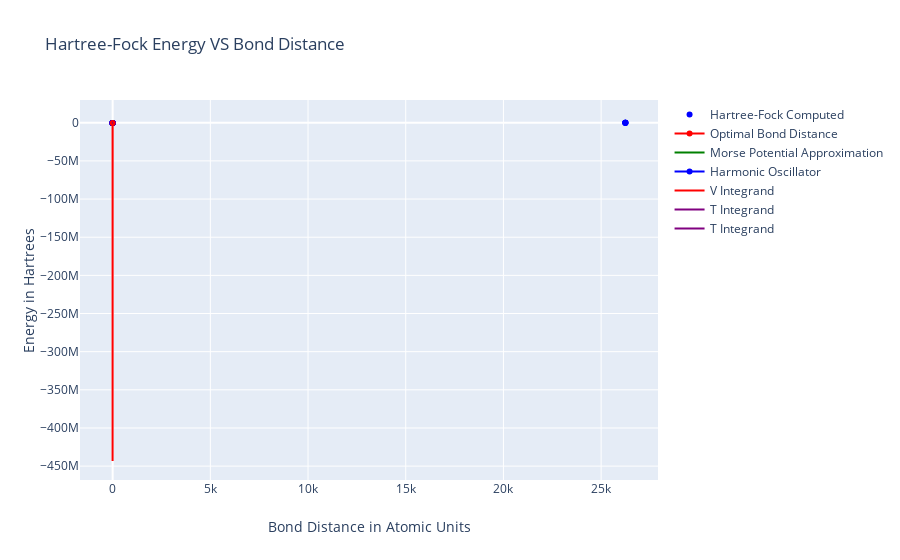

This figure's notebook cell:
### Code cell
#prepare data for use with graphing
dx = .1
steps = 15/dx

data = [x*dx for x in range(int(steps))]

figure = { 
    "data": [
        
        #create the Hartree-Fock generated Potential Energy Surface
        {
            "type":"scatter",
            "x":R,
            "y":E,
            "connectgaps":False,
            "mode":"markers", 
            "name":"Hartree-Fock Computed",
            "marker":{"color":"blue"}
        },
    
        #Highlight the minimum energy point in red
        {
            "type":"scatter",
            "x":[optimalR],
            "y":[minE],
            "name":"Optimal Bond Distance",
            "marker":{"color":"red"}
        },
        
        #Create and plot the Morse Potential fit
        {
            "type":"scatter",
            "x":data,
            "y": [morsePotential(r, popt[0], popt[1], popt[2], popt[3]) for r in data] ,
            "connectgaps":False,
            "name":"Morse Potential Approximation",
            "marker":{"color":"green"}
        },
        
        {
            "type":"scatter",
            "x":[popt[1]] * len(EHO),
            "y":EHO,
            "connectgaps":False,
            "name":"Harmonic Oscillator",
            "marker":{"color":"blue"}
        },
        
        {
            "type":"scatter",
            "x":[x for x in range(-15, 15)],
            "y":[integrand(x) for x in range(-15, 15)],
            "connectgaps":True,
            "name":"V Integrand",
            "marker":{"color":"red"},
        }, 
        {
           "type":"scatter",
            "x":[x for x in range(-15, 15)],
            "y":[integrand2(x) for x in range(-15, 15)],
            "connectgaps":True,
            "name":"T Integrand",
            "marker":{"color":"purple"}, 
        },
        
        {
           "type":"scatter",
            "x":[x for x in range(-15, 15)],
            "y":[integrand2(x) for x in range(-15, 15)],
            "connectgaps":True,
            "name":"T Integrand",
            "marker":{"color":"purple"}, 
        }
        #{
        #    "type":"scatter",
        #    "x":[popt[1]] * len(EPW),
        #    "y":EPW,
        #    "connectgaps":False,
        #    "name":"Plane Wave",
        #    "marker":{"color":"blue"}
        #},
        
           #{
           # "type":"scatter",
           # "x":[PIB] * len(EPW),
           # "y":PIB,
           # "connectgaps":False,
           # "name":"PIB Solution",
           # "marker":{"color":"blue"}
        #}
        
    ],
    
    #Set up the layout of the graph
    "layout":
        {
           "xaxis":{"title":"Bond Distance in Atomic Units"},
           "yaxis":{"title":"Energy in Hartrees"},
            "title":{"text":"Hartree-Fock Energy VS Bond Distance"}
        },    
}

#Loop over all MO Energies
#for vibrationalEnergy in MOEnergy[minEIndex]:
#        figure["data"].append(
#            {
#                "type":"scatter",
#                "x":[1.4],
#                    "y" : [vibrationalEnergy]
#            }
#        )    

#for i in range(basisSize):
#    for j in range(basisSize):
#        figure["data"].append({"type":"scatter",
#            "x":[x for x in range(-15, 15)],
#            "y":[Tints[0](x) for x in range(-15, 15)],
#            "connectgaps":True,
#            "name":"T Integrand"+ str(i) + "," + str(j)}
#        )
    
#        figure["data"].append(
#            {"type":"scatter",
#            "x":[x for x in range(-15, 15)],
#            "y":[Vints[0](x) for x in range(-15, 15)],
#            "connectgaps":True,
#            "name":"V Integrand " + str(i) + "," + str(j),
#            },
#    )

iplot(figure)

### Figure 1 — Plotly figure (JSON) as saved in the notebook; plotly's stock layout.template omitted (floating-point values rounded to 4 significant figures; data arrays with more than 128 entries replaced by an {"elided": "..."} marker saying what was removed)
{"data": [{"connectgaps": false, "marker": {"color": "blue"}, "mode": "markers", "name": "Hartree-Fock Computed", "type": "scatter", "x": [9e-11, 9.5e-11, 1e-10, 1.05e-10, 1.1e-10, 1.15e-10, 1.2e-10, 1.25e-10, 1.3e-10, 1.35e-10, 1.4e-10, 1.45e-10, 1.5e-10, 1.55e-10, 1.6e-10, 1.65e-10, 1.7e-10, 1.75e-10, 1.8e-10, 1.85e-10, 1.9e-10, 1.95e-10], "y": [-223600.0, -229200.0, -233600.0, -237200.0, -240000.0, -242100.0, -243700.0, -244900.0, -245600.0, -246100.0, -246200.0, -246000.0, -245600.0, -245000.0, -244400.0, -243600.0, -242700.0, -241800.0, -240800.0, -239800.0, -238700.0]}, {"marker": {"color": "red"}, "name": "Optimal Bond Distance", "type": "scatter", "x": [1.4e-10], "y": [-246300.0]}, {"connectgaps": false, "marker": {"color": "green"}, "name": "Morse Potential Approximation", "type": "scatter", "x": {"elided": "150 float values"}, "y": {"elided": "150 float values"}}, {"connectgaps": false, "marker": {"color": "blue"}, "name": "Harmonic Oscillator", "type": "scatter", "x": [26240.0, 26240.0, 26240.0, 26240.0, 26240.0], "y": [0.172, 1.414, 3.177, 0.7835, 2.665]}, {"connectgaps": true, "marker": {"color": "red"}, "name": "V Integrand", "type": "scatter", "x": [-15, -14, -13, -12, -11, -10, -9, -8, -7, -6, -5, -4, -3, -2, -1, 0, 1, 2, 3, 4, 5, 6, 7, 8, 9, 10, 11, 12, 13, 14], "y": [-1.563e-67, -2.809e-56, -6.589e-46, -2.006e-36, -7.869e-28, -3.945e-20, -2.498e-13, -1.968e-07, -0.01888, -214.1, -273800.0, -36610000.0, -443300000.0, -347800000.0, -4033000.0, -52150.0, 5021.0, 5672.0, 4078.0, 3650.0, 48.38, 0.04156, 3.234e-06, 2.63e-11, 2.413e-17, 2.616e-24, 3.454e-32, 5.674e-41, 1.177e-50, 3.122e-61]}, {"connectgaps": true, "marker": {"color": "purple"}, "name": "T Integrand", "type": "scatter", "x": [-15, -14, -13, -12, -11, -10, -9, -8, -7, -6, -5, -4, -3, -2, -1, 0, 1, 2, 3, 4, 5, 6, 7, 8, 9, 10, 11, 12, 13, 14], "y": [-4.339e-96, -2.708e-83, -2.2e-71, -2.311e-60, -3.116e-50, -5.336e-41, -1.146e-32, -3.026e-25, -9.584e-19, -3.496e-13, -1.373e-08, -5.091e-05, -0.01239, 0.1152, 0.3471, 0.8296, 0.8509, 0.8296, 0.3471, 0.1152, -0.01239, -5.091e-05, -1.373e-08, -3.496e-13, -9.584e-19, -3.026e-25, -1.146e-32, -5.336e-41, -3.116e-50, -2.311e-60]}, {"connectgaps": true, "marker": {"color": "purple"}, "name": "T Integrand", "type": "scatter", "x": [-15, -14, -13, -12, -11, -10, -9, -8, -7, -6, -5, -4, -3, -2, -1, 0, 1, 2, 3, 4, 5, 6, 7, 8, 9, 10, 11, 12, 13, 14], "y": [-4.339e-96, -2.708e-83, -2.2e-71, -2.311e-60, -3.116e-50, -5.336e-41, -1.146e-32, -3.026e-25, -9.584e-19, -3.496e-13, -1.373e-08, -5.091e-05, -0.01239, 0.1152, 0.3471, 0.8296, 0.8509, 0.8296, 0.3471, 0.1152, -0.01239, -5.091e-05, -1.373e-08, -3.496e-13, -9.584e-19, -3.026e-25, -1.146e-32, -5.336e-41, -3.116e-50, -2.311e-60]}], "layout": {"title": {"text": "Hartree-Fock Energy VS Bond Distance"}, "xaxis": {"title": {"text": "Bond Distance in Atomic Units"}}, "yaxis": {"title": {"text": "Energy in Hartrees"}}}}
